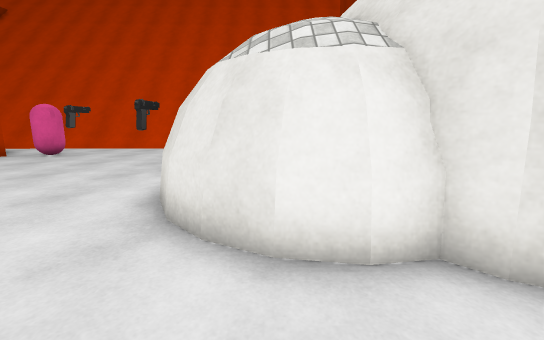
View 1 (above)

18 first-person views from a walk through a 3-D level made in the Unity game engine. The camera is 1.3 m above the floor, tilts 10° down and sees 90° across. The floor is counted in squares, 1 m on a side. Each view is taken from the middle of a square. On the plan, view 1 faces up. The plan holds only what a view shows up to about 13 squares ahead; the rest is blank. The place goes on beyond the plan. The player is left out. Some surface patterns are stand-ins.

View 2
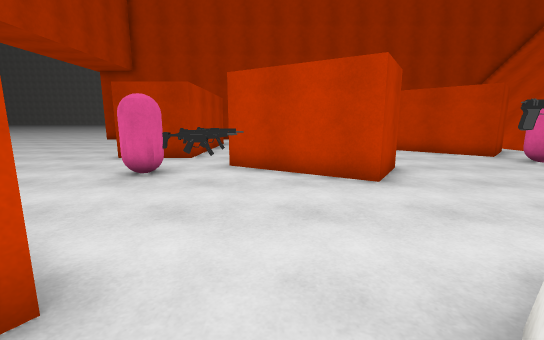

View 3
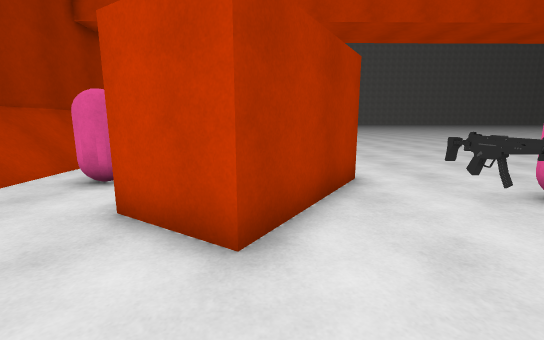

View 4
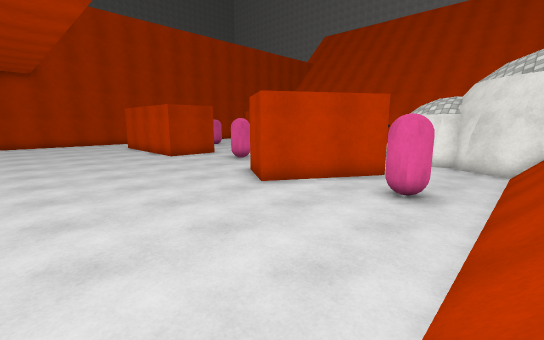

View 5
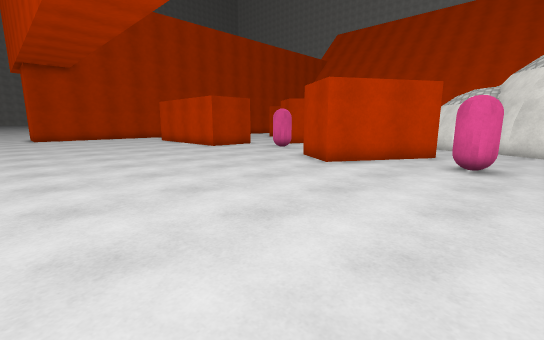

View 6
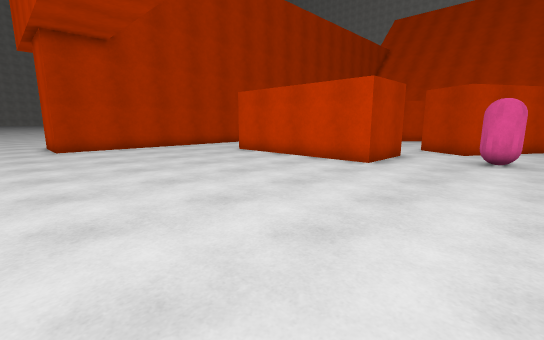

View 7
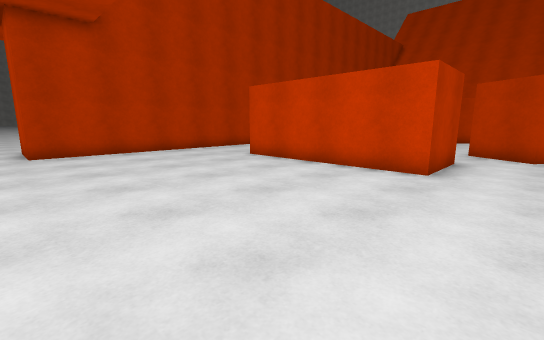

View 8
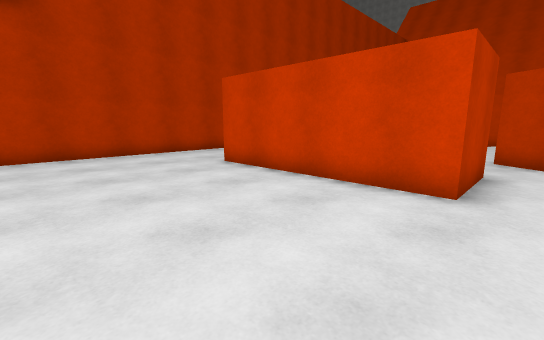

View 9
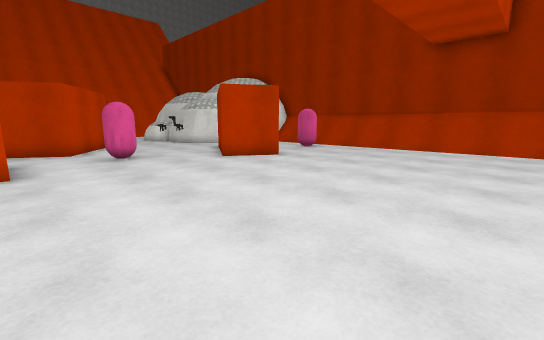

View 10
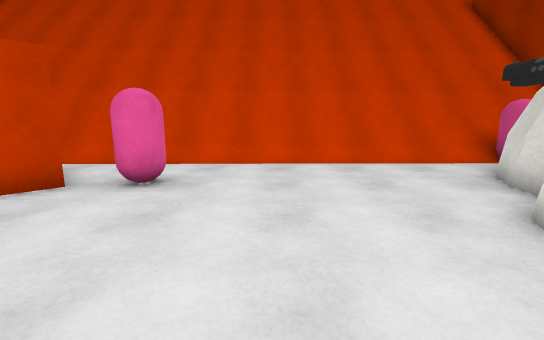

View 11
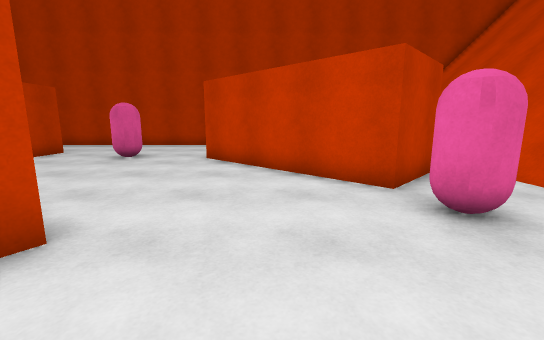

View 12
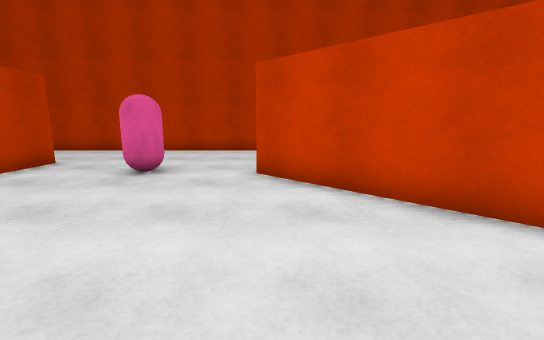

View 13
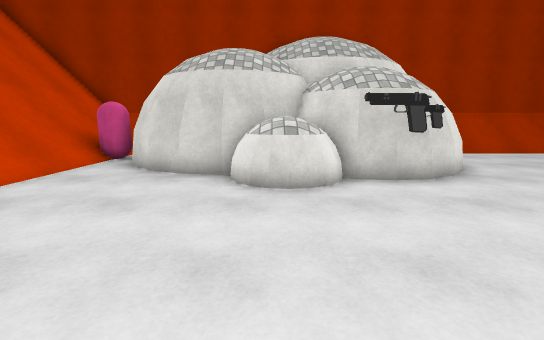

View 14
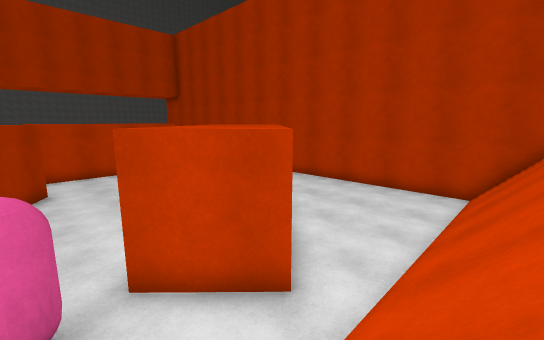

View 15
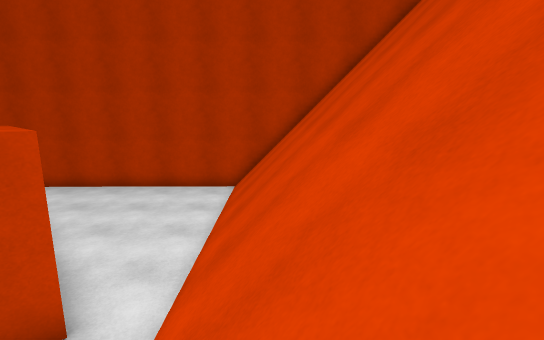

View 16
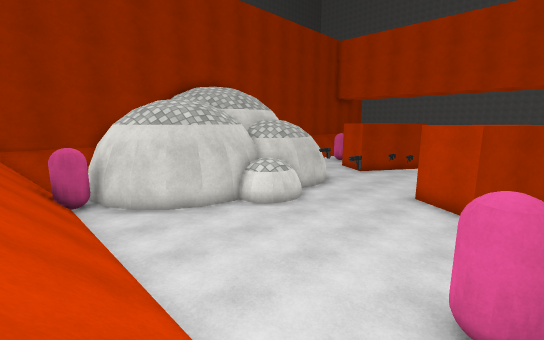

View 17
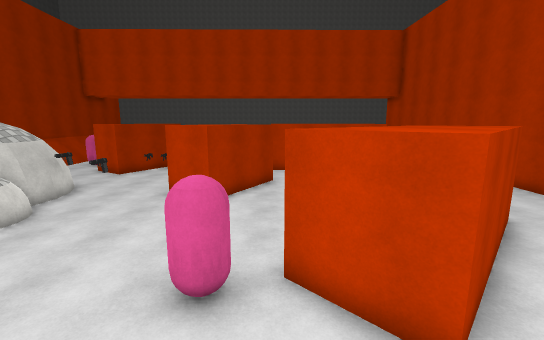

View 18
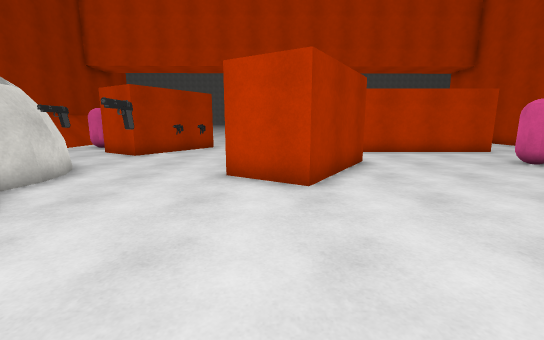

### Floor plan
Key: @ floor where view 1 was taken; # wall or solid block; x gap in a wall; . floor; / step, stairs or slope; = window, fence, low wall or low ledge; O other object.
Columns run from 24 left of view 1 to 5 right of it. Each row starts with its distance up from view 1.
 19    #/////////////////////////#
 18    #/////////////////////////#
 17    #/////////////////////////#
 16    #/////////////////////////#
 15    #/////////////////////////#
 14    #/////////////////////#O//#
 13    #.....................###/#
 12    #........#...........###  #
 11    #.......###.O.......##    #
 10    #......####x#.......#
  9    #.....####.........=#
  8    #....####..........###
  7    #.... ##...........###
  6    #...  #.........#..##
  5    #............##....##
  4    #...........####...##
  3    #....OO.....###.....####
  2    #.....#....####.......#####
  1    #   ........##...O......./#
  0    # .................##@.../#
 -1    #...########..O....###.../#
 -2    #...       #......###..../#
 -3    #...       #.....####..O./#
 -4    #....#######......##...../#
 -5    #......................../#
 -6    #......................../#
 -7    #......................../#
 -8    #......................../#
 -9    #......................../#
-10  ###......................../#
-11 ............................/#
-12 ............................ #

Positions as (right, up) in squares from view 1, and headings:
1: (0, 0), facing up
2: (0, 2), facing left
3: (-2, 3), facing down
4: (4, -10), facing up-left
5: (3, -12), facing up-left
6: (-6, -12), facing up-left
7: (-8, -11), facing up-left
8: (-9, -9), facing up-left
9: (-10, -12), facing up-right
10: (-6, 5), facing up
11: (-5, 8), facing left
12: (-8, 6), facing left
13: (-8, 8), facing right
14: (-9, 15), facing down-left
15: (-9, 15), facing left
16: (-9, 15), facing down-right
17: (-10, 15), facing down
18: (-7, 11), facing down
